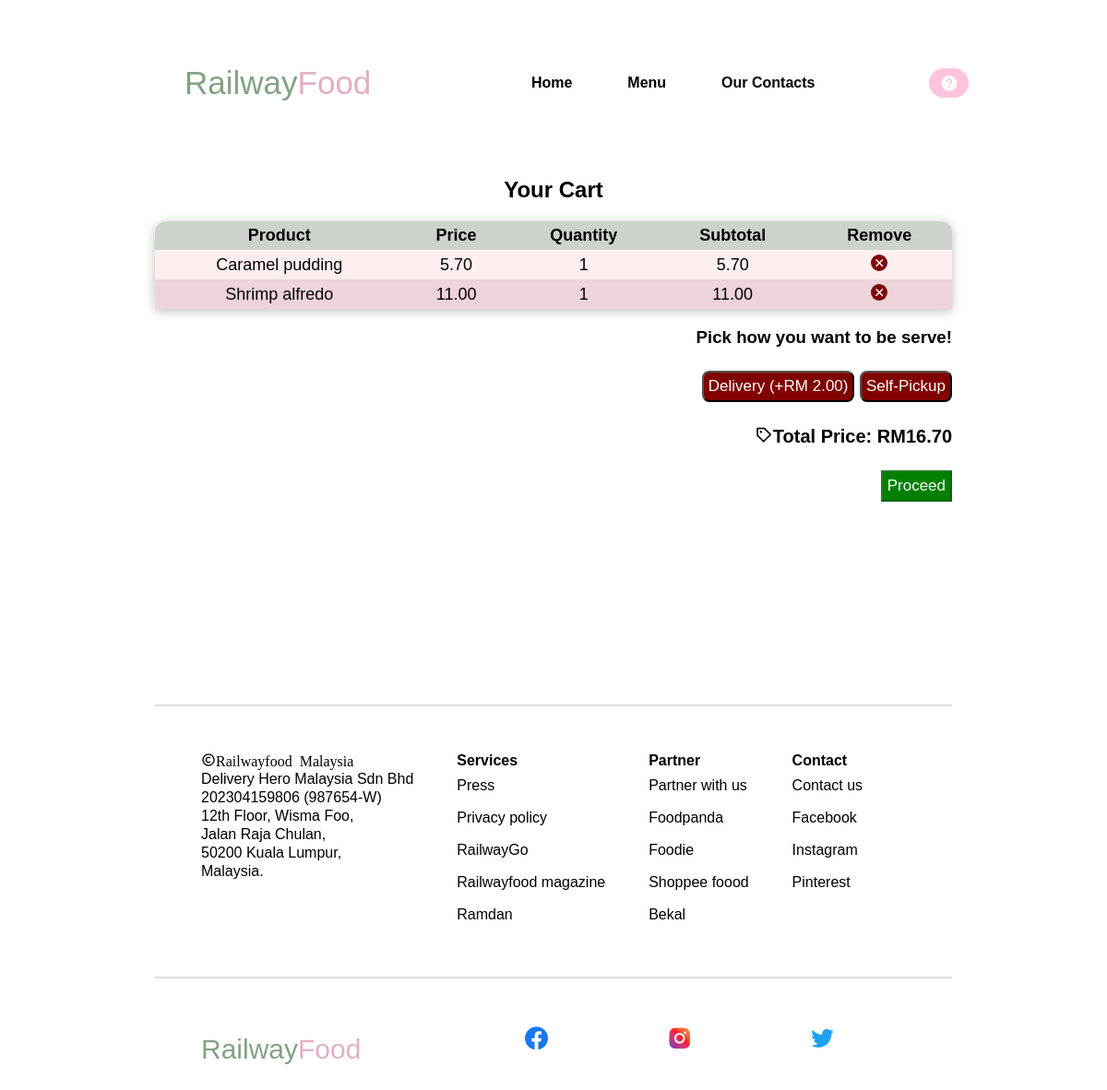
The page /cart on the database its author committed.
### tables this page shows
CREATE TABLE cart (
    id INTEGER PRIMARY KEY AUTOINCREMENT,
    product_id INTEGER NOT NULL,
    quantity INTEGER NOT NULL, status TEXT DEFAULT 'active',
    FOREIGN KEY (product_id) REFERENCES products(id)
);

CREATE TABLE products (
    id INTEGER PRIMARY KEY AUTOINCREMENT,
    name TEXT NOT NULL,
    price REAL NOT NULL,
    image_path TEXT
);

### RailwayGo/auth.py (the view)
@auth.route('/cart')
def cart():
    conn = get_db_connection()
    cart_items = conn.execute('''
        SELECT p.id, p.name, p.price, c.quantity
        FROM products p
        JOIN cart c ON p.id = c.product_id
        WHERE c.status = 'active'
    ''').fetchall()
    total_price = sum(item['price'] * item['quantity'] for item in cart_items)
    conn.close()
    return render_template('cart_food.html', cart_items=cart_items, total_price=total_price)

### RailwayGo/auth.py (called while the page is built)
def get_db_connection():
    conn = sqlite3.connect('database.db')
    conn.row_factory = sqlite3.Row
    return conn

### RailwayGo/templates/cart_food.html (shortened to what this page needs)
<!DOCTYPE html>
<html lang="en">
<head>
    <link rel="stylesheet" type="text/css" href="{{ url_for('static', filename='style_food.css')}}">
    <link rel="stylesheet" href="https://unpkg.com/boxicons@latest/css/boxicons.min.css">
</head>
<body>
    <header>
        <a href="/homefood" class="main">Railway<span>Food</span></a>
        <ul class="navlist">
            <li><a href="/homefood">Home</a></li>
            <li><a href="/storefood">Menu</a></li>
            <li><a href="#contact">Our Contacts</a></li>
         </ul>
         <ul class="icons">
            <li><a href="/home#help" ><i class='bx bxs-help-circle' ></i></a></li>
         </ul>
    </header>
    <section class="cart--table">
    <h1>Your Cart</h1>
    <table>
        <thead>
            <tr>
                <th>Product</th>
                <th>Price</th>
                <th>Quantity</th>
                <th>Subtotal</th>
                <th>Remove</th>
            </tr>
        </thead>
        <tbody>
            {% for item in cart_items %}
            <tr>
                <td>{{ item.name }}</td>
                <td>{{ item.price }}0</td>
                <td>{{ item.quantity }}</td>
                <td>{{ item.price * item.quantity }}0</td>
                <td>
                    <form action="{{ url_for('auth.remove_from_cart') }}" method="post">
                        <button type="submit"><i class='bx bx-x'></i></button>
                    </form>
                </td>
            </tr>
            {% endfor %}
        </tbody>
    </table>
    <h3>Pick how you want to be serve!</h3>
    <p class="payBtn">
        <button onclick="updateTotal('delivery')">Delivery (+RM 2.00)</button>
        <button onclick="updateTotal('selfpickup')">Self-Pickup</button>
    </p>
    <p><i class='bx bx-purchase-tag' ></i>Total Price: RM<span id="total_price">{{ total_price }}0</span></p>
    <p><button class="checkout-Btn" id="checkoutBtn" onclick="checkout()" disabled>Proceed</button></p>
</section>
 <section class="contact" id="contact">
    <hr>
    <div class="main-contact">
      <div class="contact-content1">
        <h4><i class='bx bx-copyright'>Railwayfood Malaysia</i></h4>
        <p>Delivery Hero Malaysia Sdn Bhd</p>
        <p>202304159806 (987654-W)</p>
        <p>12th Floor, Wisma Foo,</p>
        <p>Jalan Raja Chulan,</p>
        <p>50200 Kuala Lumpur,</p>
        <p>Malaysia.</p>
      </div>
      <div class="contact-content">
        <h4>Services</h4>
        <p><a href="#">Press</a></p>
        <p><a href="#">Privacy policy</a></p>
        <p><a href="#">RailwayGo</a></p>
        <p><a href="#">Railwayfood magazine</a></p>
        <p><a href="#">Ramdan</a></p>
      </div>
      <div class="contact-content">
        <h4>Partner</h4>
        <p><a href="#">Partner with us</a></p>
        <p><a href="#">Foodpanda</a></p>
        <p><a href="#">Foodie</a></p>
        <p><a href="#">Shoppee foood</a></p>
        <p><a href="#">Bekal</a></p>
      </div>
      <div class="contact-content">
        <h4>Contact</h4>
        <p><a href="#">Contact us</a></p>
        <p><a href="#">Facebook</a></p>
        <p><a href="#">Instagram</a></p>
        <p><a href="#">Pinterest</a></p>
      </div>
    </div>
    <hr>
    <div class="logobtm">
      <a href="/main" class="main">Railway<span>Food</span></a>
      <div class="logo-btm">
        <a href="#" class="fcb"><i class='bx bxl-facebook-circle'></i></a>
      </div>
      <div class="logo-btm">
        <a href="#" class="ins"><i class='bx bxl-instagram-alt' ></i></a>
      </div>
      <div class="logo-btm">
        <a href="#" class="twt"><i class='bx bxl-twitter' ></i></a>
      </div>
    </div>
  </section>
</body>
</html>

### RailwayGo/static/style_food.css (style rules this page uses)
* { padding: 0; margin: 0; box-sizing:border-box; font-family: "Rubik", sans-serif; text-decoration: none; scroll-behavior: smooth; }
:root { --text-color: #82A284; --logo-color: #E4AEC5; --main-color: #FFC4DD; }
header { position: fixed; width: 100%; top: 0; right: 0; z-index: 1000; display: flex; align-items: center; justify-content: space-between; background: transparent; padding: 20px 150px; transition: all .50s ease; }
.main { display: flex; align-items: center; margin: 50px; color: var(--text-color); font-size: 35px; }
.main span { color: var(--logo-color) }
.navlist { display: flex; }
.navlist a { margin: 0 30px; transition: all .50s ease; font-weight: 600; color: black; }
ul { list-style-type: none; padding: 0; margin: 0; }
.icons { display: flex; size: 50px; align-items: center; padding: 6px 5px; background: var(--main-color); border-radius: 2rem; box-shadow: rgba(0, 0, 0, 0.15); }
.icons i { vertical-align: middle; color:white; margin-right: 6px; margin-left: 7px; transition: all 0.50s ease; font-size: 20px; }
section { padding: 150px 14% 60px; }
.contact-content a { text-decoration: none; color: black; }
.main-contact { margin: 50px; display: grid; grid-template-columns: repeat(4, auto); }
.contact-content p { line-height: 35px; }
.contact-content1 p { top: 10px; line-height: 20px; }
.logobtm { display: grid; grid-template-columns: repeat(4,auto); }
.logobtm i { font-size: 30px; margin-top: 40px; }
.logobtm .fcb i { color:#1877F2; }
.logobtm .ins i { background: linear-gradient(45deg, #405de6, #5851db, #833ab4, #c13584, #e1306c, #fd1d1d, #f56040, #f77737, #fcaf45, #ffdc80); background-clip: text; -webkit-background-clip: text; -webkit-text-fill-color: transparent; color: transparent; }
.logobtm .twt i { color: #1DA1F2; }
hr { border: none; border-top: 2px solid; margin: 10px auto; color: #DDDDDD; width: 100%; align-items: center; }
.cart--table { align-items: center; padding-top: 16%; }
.cart--table h1 { margin-bottom: 20px; text-align: center; }
.cart--table p { margin-top: 25px; text-align: right; font-size: 20px; font-weight: bold; }
table { width: 100%; align-items: center; text-align: center; font-size: 18px; border-collapse: collapse; border-spacing: 0; border-radius: 12px 12px 0 0; overflow: hidden; box-shadow: 0 2px 12px rgba(32, 32, 32, .3); }
th, td { padding: 5px 12px; }
th { background-color: #CCD3CA; }
tr:nth-child(odd) { background-color: #FFEFEF; }
tr:nth-child(even) { background-color: #EED3D9; }
table button[type="submit"] { border: none; background: transparent; cursor: pointer; }
.bx-x { font-size: 18px; background-color: maroon; color: white; border-radius: 1rem; }
.cart--table h3 { text-align: right; padding-top: 20px; }
.payBtn button { padding: 5px; font-size: 17px; background-color: maroon; color: white; border-radius: 0.5rem; cursor: pointer; transition: all ease 0.32s; }
.checkout-Btn { padding: 5px; font-size: 17px; background-color: green; color: white; cursor: pointer; }
.logobtm .main { font-size: 30px; }

### rows shown on the page
cart: name "Caramel pudding", price "5.7", quantity "1", item.price*item.quantity "5.7"
cart: name "Shrimp alfredo", price "11.0", quantity "1", item.price*item.quantity "11.0"

### other values the page prints
{{ total_price }} "16.7"
